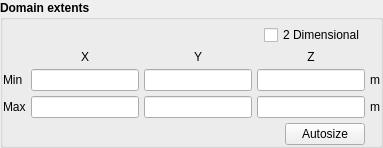
    <widget class="QGroupBox" name="groupbox_domain_extents">
     <property name="font">
      <font>
       <weight>75</weight>
       <bold>true</bold>
      </font>
     </property>
     <property name="title">
      <string>Domain extents</string>
     </property>
     <property name="flat">
      <bool>true</bool>
     </property>
     <layout class="QGridLayout" name="gridLayout_7">
      <property name="leftMargin">
       <number>0</number>
      </property>
      <property name="topMargin">
       <number>5</number>
      </property>
      <property name="rightMargin">
       <number>0</number>
      </property>
      <property name="bottomMargin">
       <number>0</number>
      </property>
      <property name="spacing">
       <number>5</number>
      </property>
      <item row="2" column="4">
       <widget class="QLabel" name="label_126">
        <property name="font">
         <font>
          <weight>50</weight>
          <bold>false</bold>
         </font>
        </property>
        <property name="text">
         <string>m</string>
        </property>
       </widget>
      </item>
      <item row="2" column="0">
       <widget class="QLabel" name="label_26">
        <property name="font">
         <font>
          <weight>50</weight>
          <bold>false</bold>
         </font>
        </property>
        <property name="text">
         <string>Min</string>
        </property>
       </widget>
      </item>
      <item row="2" column="1">
       <widget class="LineEdit" name="lineedit_keyword_x_min">
        <property name="enabled">
         <bool>true</bool>
        </property>
        <property name="font">
         <font>
          <weight>50</weight>
          <bold>false</bold>
         </font>
        </property>
        <property name="text">
         <string/>
        </property>
       </widget>
      </item>
      <item row="2" column="2">
       <widget class="LineEdit" name="lineedit_keyword_y_min">
        <property name="enabled">
         <bool>true</bool>
        </property>
        <property name="font">
         <font>
          <weight>50</weight>
          <bold>false</bold>
         </font>
        </property>
        <property name="text">
         <string/>
        </property>
       </widget>
      </item>
      <item row="2" column="3">
       <widget class="LineEdit" name="lineedit_keyword_z_min">
        <property name="enabled">
         <bool>true</bool>
        </property>
        <property name="font">
         <font>
          <weight>50</weight>
          <bold>false</bold>
         </font>
        </property>
        <property name="text">
         <string/>
        </property>
       </widget>
      </item>
      <item row="3" column="0">
       <widget class="QLabel" name="label_27">
        <property name="font">
         <font>
          <weight>50</weight>
          <bold>false</bold>
         </font>
        </property>
        <property name="text">
         <string>Max</string>
        </property>
       </widget>
      </item>
      <item row="1" column="1">
       <widget class="QLabel" name="label_X">
        <property name="font">
         <font>
          <weight>50</weight>
          <bold>false</bold>
         </font>
        </property>
        <property name="text">
         <string>X</string>
        </property>
        <property name="alignment">
         <set>Qt::AlignCenter</set>
        </property>
       </widget>
      </item>
      <item row="3" column="1">
       <widget class="LineEdit" name="lineedit_keyword_x_max">
        <property name="font">
         <font>
          <weight>50</weight>
          <bold>false</bold>
         </font>
        </property>
       </widget>
      </item>
      <item row="3" column="2">
       <widget class="LineEdit" name="lineedit_keyword_y_max">
        <property name="font">
         <font>
          <weight>50</weight>
          <bold>false</bold>
         </font>
        </property>
       </widget>
      </item>
      <item row="3" column="3">
       <widget class="LineEdit" name="lineedit_keyword_z_max">
        <property name="font">
         <font>
          <weight>50</weight>
          <bold>false</bold>
         </font>
        </property>
       </widget>
      </item>
      <item row="4" column="0" colspan="4">
       <widget class="QWidget" name="frame_8" native="true">
        <property name="font">
         <font>
          <weight>50</weight>
          <bold>false</bold>
         </font>
        </property>
        <layout class="QHBoxLayout" name="horizontalLayout_5">
         <property name="spacing">
          <number>0</number>
         </property>
         <property name="leftMargin">
          <number>0</number>
         </property>
         <property name="topMargin">
          <number>0</number>
         </property>
         <property name="rightMargin">
          <number>0</number>
         </property>
         <property name="bottomMargin">
          <number>0</number>
         </property>
         <item>
          <spacer name="horizontalSpacer_3">
           <property name="orientation">
            <enum>Qt::Horizontal</enum>
           </property>
           <property name="sizeHint" stdset="0">
            <size>
             <width>40</width>
             <height>20</height>
            </size>
           </property>
          </spacer>
         </item>
         <item>
          <widget class="QPushButton" name="pushbutton_mesh_autosize">
           <property name="font">
            <font>
             <weight>50</weight>
             <bold>false</bold>
            </font>
           </property>
           <property name="text">
            <string>Autosize</string>
           </property>
          </widget>
         </item>
        </layout>
       </widget>
      </item>
      <item row="3" column="4">
       <widget class="QLabel" name="label_127">
        <property name="font">
         <font>
          <weight>50</weight>
          <bold>false</bold>
         </font>
        </property>
        <property name="text">
         <string>m</string>
        </property>
       </widget>
      </item>
      <item row="1" column="2">
       <widget class="QLabel" name="label_Y">
        <property name="font">
         <font>
          <weight>50</weight>
          <bold>false</bold>
         </font>
        </property>
        <property name="text">
         <string>Y</string>
        </property>
        <property name="alignment">
         <set>Qt::AlignCenter</set>
        </property>
       </widget>
      </item>
      <item row="1" column="3">
       <widget class="QLabel" name="label_Z">
        <property name="font">
         <font>
          <weight>50</weight>
          <bold>false</bold>
         </font>
        </property>
        <property name="text">
         <string>Z</string>
        </property>
        <property name="alignment">
         <set>Qt::AlignCenter</set>
        </property>
       </widget>
      </item>
      <item row="0" column="1" colspan="3">
       <widget class="QWidget" name="widget_2" native="true">
        <property name="font">
         <font>
          <weight>50</weight>
          <bold>false</bold>
         </font>
        </property>
        <layout class="QHBoxLayout" name="horizontalLayout">
         <property name="spacing">
          <number>0</number>
         </property>
         <property name="leftMargin">
          <number>0</number>
         </property>
         <property name="topMargin">
          <number>0</number>
         </property>
         <property name="rightMargin">
          <number>0</number>
         </property>
         <property name="bottomMargin">
          <number>0</number>
         </property>
         <item>
          <spacer name="horizontalSpacer">
           <property name="orientation">
            <enum>Qt::Horizontal</enum>
           </property>
           <property name="sizeHint" stdset="0">
            <size>
             <width>40</width>
             <height>20</height>
            </size>
           </property>
          </spacer>
         </item>
         <item>
          <widget class="CheckBox" name="checkbox_keyword_no_k">
           <property name="font">
            <font>
             <weight>50</weight>
             <bold>false</bold>
            </font>
           </property>
           <property name="text">
            <string>2 Dimensional</string>
           </property>
          </widget>
         </item>
        </layout>
       </widget>
      </item>
     </layout>
    </widget>
